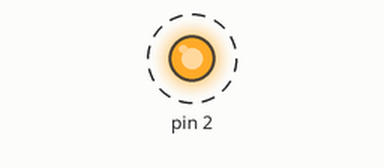
Bench run of a sketch on a simulated Arduino Uno, built with avr-gcc and run on an emulated ATmega328P. On the bench: output pins drawn as LEDs (lit = HIGH). Dashed ring = blinking.

Above: at 0.1 s.
Timing chart, 0 to 3.0 s (numbered marks = the images above):
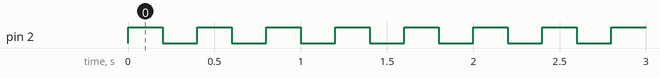

The sketch:

blink_test.ino
```cpp
/* Blink the LED on GPIO 2 for the ESP8266
 *
 */
void setup() {
  pinMode(2, OUTPUT);
  digitalWrite(2, LOW);
}

void loop() {
  digitalWrite(2, HIGH);
  delay(200);
  digitalWrite(2, LOW);
  delay(200);
}
```

Measured:
- by itself, pin 2: alternates HIGH for 0.20 s and LOW for 0.20 s
